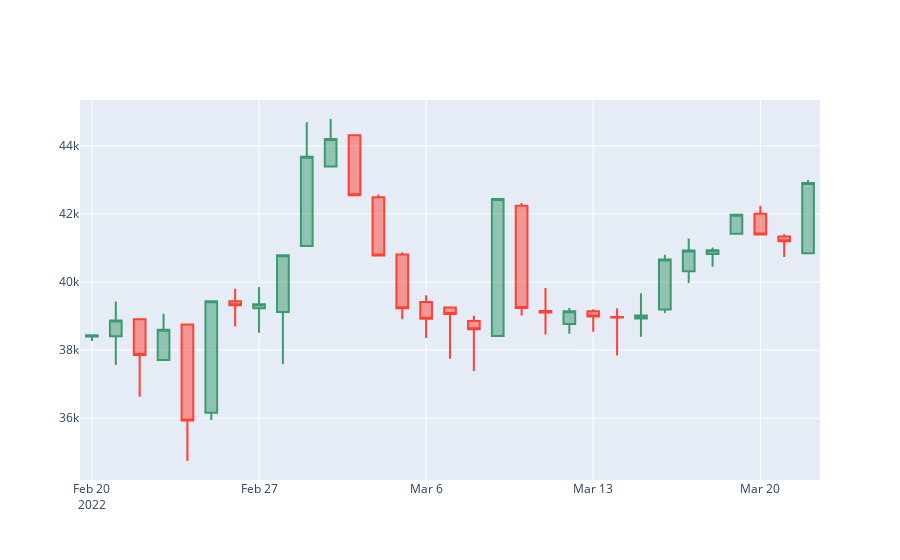

Here is the notebook cell this chart was saved with:
### Code cell
fig = go.Figure(data=[go.Candlestick(x=candlestick_data['date'],
                open=candlestick_data['Price']['first'], 
                high=candlestick_data['Price']['max'],
                low=candlestick_data['Price']['min'], 
                close=candlestick_data['Price']['last'])
                ])

fig.update_layout(xaxis_rangeslider_visible=False)

fig.show()
